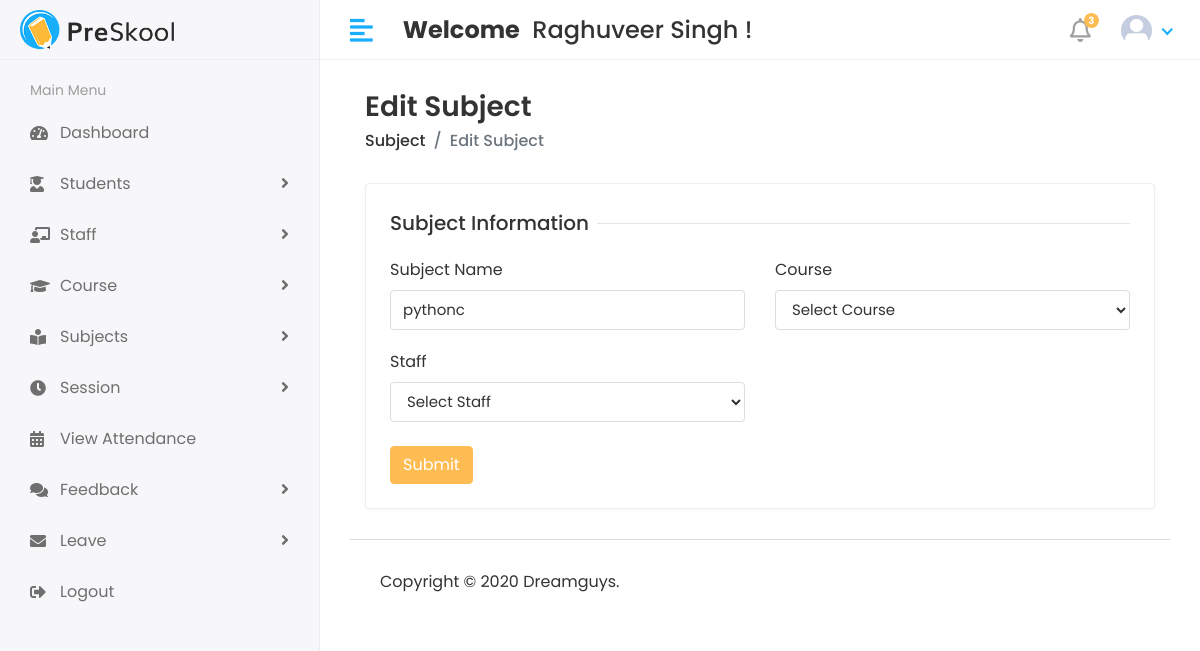
Screenshot of /Hod/subject/Edit/2 (signed in) with the database file from the repository.
### cmsapp/models.py (models this page shows, shortened)
class CustomUser(AbstractUser):
    USER = (
        (1,'HOD'),
        (2,'Staff'),
        (3,'Student'),
    )
    user_type = models.CharField(choices=USER, max_length=50,default=1)
    profile_pic = models.ImageField(upload_to='media/profile_pic')

class Subject(models.Model):
    name = models.CharField(max_length=100)
    course = models.ForeignKey(Course,on_delete=models.CASCADE)
    staff = models.ForeignKey(Staff,on_delete=models.CASCADE)
    created_at = models.DateTimeField(auto_now_add=True)
    updated_at = models.DateTimeField(auto_now_add=True)

### college_management_system/HOD_views.py (the view)
# urls.py: path('Hod/subject/Edit/<str:id>',HOD_views.EDIT_SUBJECT,name='edit_subject'),
@login_required(login_url='/')
def EDIT_SUBJECT(request,id):
    subject = Subject.objects.get(id = id)
    course = Course.objects.all()
    staff = Staff.objects.all()
    context = {
        'subject':subject,
        'course':course,
        'staff':staff,
    }
    return render(request, 'HOD/edit_subject.html',context)

### templates/HOD/edit_subject.html (shortened to what this page needs)
{% extends 'base.html' %}
{% block content %}
  <div class="content container-fluid">
    <div class="page-header">
      <div class="row align-items-center">
        <div class="col">
          <h3 class="page-title">Edit Subject
          </h3>
          <ul class="breadcrumb">
            <li class="breadcrumb-item">
              <a href="subjects.html">Subject
              </a>
            </li>
            <li class="breadcrumb-item active">Edit Subject
            </li>
          </ul>
        </div>
      </div>
    </div>
    <div class="row">
      <div class="col-sm-12">
        <div class="card">
          <div class="card-body">
            <form action="{% url 'update_subject' %}" method="post">
              <div class="row">
                <div class="col-12">
                  <h5 class="form-title">
                    <span>Subject Information
                    </span>
                  </h5>
                </div>
                <div class="col-12 col-sm-6">
                  <div class="form-group">
                    <label>Subject Name
                    </label>
                    <input type="text" class="form-control" name="subject_name" value="{{subject.name}}" required>
                  </div>
                </div>
                <div class="col-12 col-sm-6">
                    <label>Course</label>
                       <select class="form-control" name="course_id" required>
                           <option>Select Course</option>
                       </select>
                </div>
                <div class="col-12 col-sm-6">
                  <label>Staff</label>
                       <select class="form-control" name="staff_id" required>
                           <option>Select Staff</option>
                       </select>
                </div>
                <br>
                <div class="col-12 mt-4">
                  <button type="submit" class="btn btn-primary">Submit
                  </button>
                </div>
              </div>
            </form>
          </div>
        </div>
      </div>
    </div>
  </div>
{% endblock %}

### templates/includes/header.html (shortened to what this page needs)
{% load static %}
   <div class="header">
            <div class="header-left">
               <a href="index.html" class="logo">
               <img src="{% static 'assets/img/logo.png' %}" alt="Logo">
               </a>
            </div>
            <a href="javascript:void(0);" id="toggle_btn">
            <i class="fas fa-align-left"></i>
            </a>
            <div class="top-nav-search mt-3">
               <h4>
                  <strong>Welcome</strong>&nbsp; <span>{{user.first_name}} {{user.last_name}} !</span>
               </h4>
            </div>
            <ul class="nav user-menu">
               <li class="nav-item dropdown noti-dropdown">
                  <a href="#" class="dropdown-toggle nav-link" data-toggle="dropdown">
                  <i class="far fa-bell"></i> <span class="badge badge-pill">3</span>
                  </a>
               </li>
               <li class="nav-item dropdown has-arrow">
                  <a href="#" class="dropdown-toggle nav-link" data-toggle="dropdown">
                     {% if user.profile_pic == "" %}
                     <span class="user-img"><img class="rounded-circle" src="{% static 'assets/img/noimg.jpg' %}" width="31" alt=""></span>
                     {% else %}
                  <span class="user-img"><img class="rounded-circle" src="/{{user.profile_pic}}" width="31" alt="Ryan Taylor"></span>
                     {% endif %}
                  </a>
               </li>
            </ul>
         </div>

### static/assets/css/style.css (style rules this page uses)
html { height: 100%; }
body { background-color: #fff; color: #333; font-family: 'Poppins', sans-serif; font-size: 1rem; height: 100%; line-height: 1.5; overflow-x: hidden; }
h1, h2, h3, h4, h5, h6 { font-family: 'Poppins', sans-serif; margin-top: 0; }
.form-control { border: 1px solid #ddd; box-shadow: none; color: #333; font-size: 15px; height: 40px; }
a { color: #009ce7; }
input, button, a { transition: all 0.4s ease; -moz-transition: all 0.4s ease; -o-transition: all 0.4s ease; -ms-transition: all 0.4s ease; -webkit-transition: all 0.4s ease; }
input, input:focus, button, button:focus { outline: none; }
input[type=text], input[type=password] { -webkit-appearance: none; -moz-appearance: none; appearance: none; }
.form-group { margin-bottom: 1.25rem; }
ul, ol { padding: 0px; list-style: none; }
.btn-primary { background-color: #FFBC53; border: 1px solid #FFBC53; }
.card { border: 1px solid #ececf5; box-shadow: 0 1px 3px 0 rgba(0, 0, 0, 0.03); margin-bottom: 1.875rem; }
.card-body { padding: 1.5rem; }
.header { background-color: #fff; border-bottom: 1px solid #f3f3f4; left: 0; position: fixed; right: 0; top: 0; z-index: 1001; height: 60px; }
.header .header-left { float: left; height: 60px; padding: 0 20px; position: relative; width: 320px; z-index: 1; transition: all 0.2s ease-in-out; background-color: #f7f7fa; border-bottom: 1px solid #efefef; border-right: 1px solid #ececf5; display: flex; align-items: center; }
.header .header-left .logo { display: inline-block; line-height: 60px; }
.header .header-left .logo img { max-height: 40px; width: auto; }
.header .dropdown-toggle:after { display: none; }
.header .has-arrow .dropdown-toggle:after { border-top: 0; border-left: 0; border-bottom: 2px solid #18aefa; border-right: 2px solid #18aefa; content: ''; height: 8px; display: inline-block; pointer-events: none; -webkit-transform-origin: 66% 66%; -ms-transform-origin: 66% 66%; transform-origin: 66% 66%; -webkit-transform: rotate(45deg); -ms-transform: rotate(45deg); transform: rotate(45deg); -webkit-transition: all 0.15s ease-in-out; transition: all 0.15s ease-in-out; width: 8px; vertical-align: 0px; }
.user-menu { float: right; margin: 0; position: relative; z-index: 99; padding-right: 15px; }
.user-menu.nav > li > a { color: #a0a0a0; font-size: 14px; line-height: 58px; padding: 0 15px; height: 60px; }
.user-img { margin-right: 3px; position: relative; }
.top-nav-search { float: left; margin-left: 15px; }
.page-header { margin-bottom: 1.875rem; }
.page-header .breadcrumb { background-color: transparent; color: #6c757d; font-size: 1rem; font-weight: 500; margin-bottom: 0; padding: 0; }
.page-header .breadcrumb a { color: #333; }
.page-title { font-size: 28px; font-weight: 600; color: #333; margin-bottom: 5px; }
.user-menu.nav > li > a .badge { background-color: #FFBC53; display: block; font-size: 10px; font-weight: bold; height: 15px; width: 15px; position: absolute; right: 7px; top: 13px; color: #fff; padding: 3px; }
.user-menu.nav > li > a > i { font-size: 1.5rem; line-height: 60px; }
.form-title { width: 100%; max-width: 100%; padding: 0; font-size: 1.25rem; font-weight: 500; line-height: inherit; color: #333; white-space: normal; position: relative; display: block; margin-bottom: 20px; }
.form-title:before { content: ""; position: absolute; left: 0px; right: 0px; height: 1px; top: 50%; background-color: rgba(0, 0, 0, 0.1); }
.form-title span { padding: 0px 0.5rem 0 0; background-color: #fff; display: inline-block; z-index: 2; position: relative; }
@media (min-width: 992px) { #toggle_btn { align-items: center; color: #18aefa; display: inline-flex; float: left; font-size: 26px; height: 60px; justify-content: center; margin-left: 15px; padding: 0 15px; } }

### rows the page displays
CustomUser: first_name "Raghuveer", last_name "Singh", profile_pic (placeholder picture)
Subject: subject_name "pythonc"
